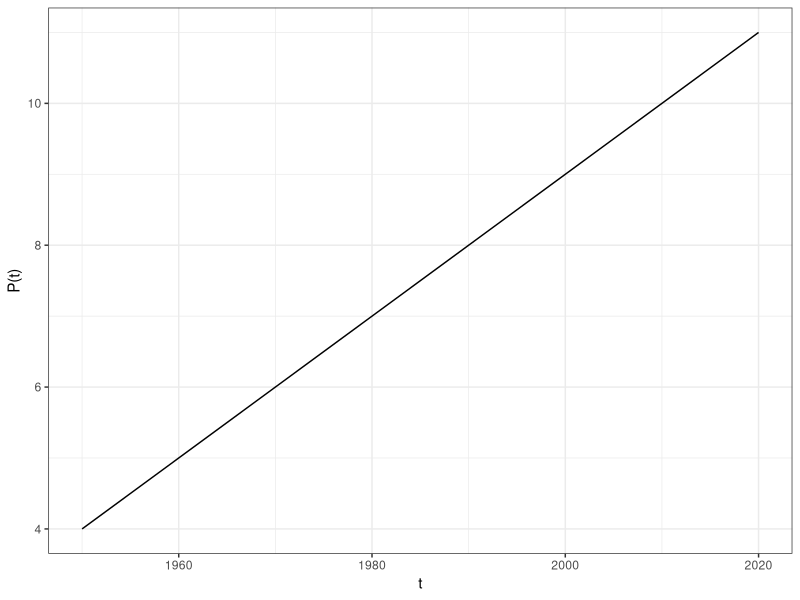
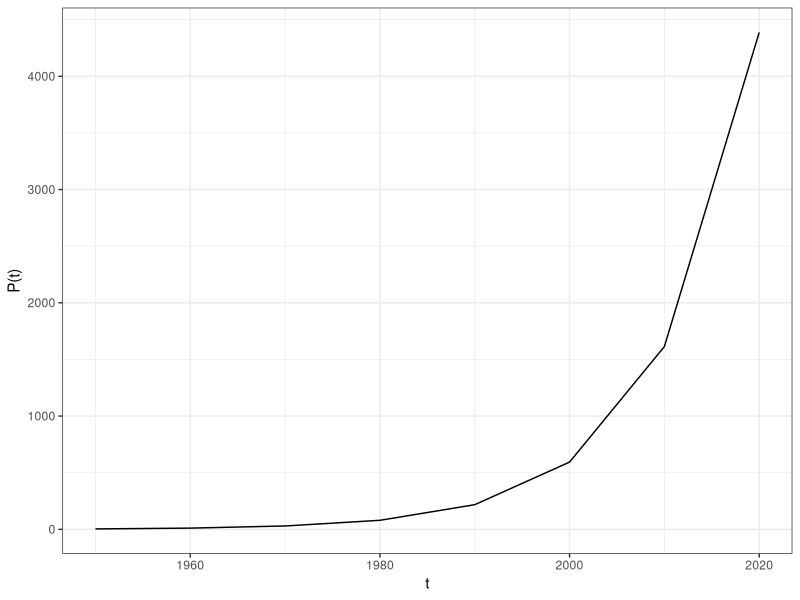
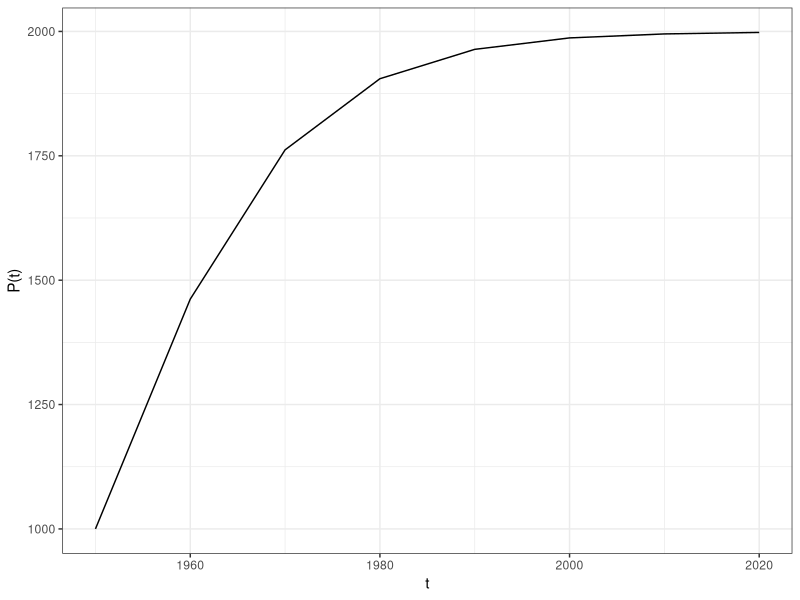

The R source for these figures, in order:
## ---- chunk 1
library(tidyverse)
library(ggplot2)
t <- data.frame(t= c(1950,1960,1970,1980,1990,2000,2010,2020))
p0 <- 4
t0 <- 1950

linear_g <- function(t,r){
  a <- p0
  result <- a+r*(t-1950)
  return(result)
}

t_linear <- t |> 
  mutate(P = round(linear_g(t=t, r=.1),0))

p_linear <- ggplot(data = t_linear, 
       aes(x=t, y=P))+
  geom_line()+
  theme_bw()+
  labs(x = "t",
       y = "P(t)")

p_linear
## ---- chunk 2

exponential_g <- function(t,r){
  result <- p0*exp(r*(t-t0))
  return(result)
}

t_exponential <- t |> 
  mutate(P=round(exponential_g(t=t, r=.1),0))

p_exponential <- ggplot(data = t_exponential, 
       aes(x=t, y=P))+
  geom_line()+
  theme_bw()+
  labs(x = "t",
       y = "P(t)")

p_exponential
## ---- chunk 3
logistic_g <- function(t,r,a=2000){
  numerator <- a
  denominator <- 1+exp((-r)*(t-t0))
  pt <- numerator/denominator
  return(pt)
}

t_logistic <- t |> 
  mutate(P=round(logistic_g(t=t, r=.1),0))

p_logistic <- ggplot(data = t_logistic, 
       aes(x=t, y=P))+
  geom_line()+
  theme_bw()+
  labs(x = "t",
       y = "P(t)")

p_logistic
